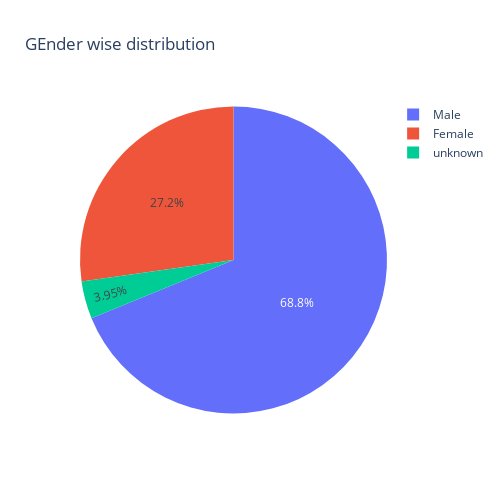

The notebook cell this image was saved under:
### Code cell
gender_data = go.Pie(labels=genders, values=distribution)
gender_data = [gender_data]

Layout=go.Layout(
            title='GEnder wise distribution',
            height =500,
            width= 500)

fig = go.Figure(data=gender_data, layout=Layout)
py.iplot(fig, filename='Gender wise distribution of comic character')

### Figure 1 — Plotly figure (JSON) as saved in the notebook; plotly's stock layout.template omitted (floating-point values rounded to 4 significant figures)
{"data": [{"labels": ["Male", "Female", "unknown"], "type": "pie", "values": [68.8, 27.25, 3.951]}], "layout": {"height": 500, "title": {"text": "GEnder wise distribution"}, "width": 500}}
